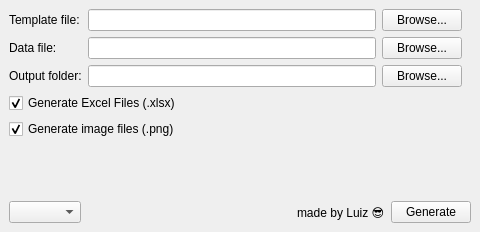
<?xml version="1.0" encoding="UTF-8"?>
<ui version="4.0">
 <class>MainWindow</class>
 <widget class="QMainWindow" name="MainWindow">
  <property name="geometry">
   <rect>
    <x>0</x>
    <y>0</y>
    <width>480</width>
    <height>232</height>
   </rect>
  </property>
  <property name="windowTitle">
   <string>D2E2I</string>
  </property>
  <widget class="QWidget" name="centralwidget">
   <layout class="QVBoxLayout" name="verticalLayout">
    <item>
     <layout class="QFormLayout" name="options1Layout">
      <property name="rightMargin">
       <number>9</number>
      </property>
      <item row="0" column="0">
       <widget class="QLabel" name="templateFileLabel">
        <property name="text">
         <string>Template file:</string>
        </property>
        <property name="buddy">
         <cstring>templateFileSelectEdit</cstring>
        </property>
       </widget>
      </item>
      <item row="0" column="1">
       <layout class="QHBoxLayout" name="templateFileSelectLayout">
        <item>
         <widget class="QLineEdit" name="templateFileSelectEdit">
          <property name="baseSize">
           <size>
            <width>999</width>
            <height>0</height>
           </size>
          </property>
         </widget>
        </item>
        <item>
         <widget class="QPushButton" name="templateFileSelectButton">
          <property name="text">
           <string>Browse...</string>
          </property>
         </widget>
        </item>
       </layout>
      </item>
      <item row="1" column="0">
       <widget class="QLabel" name="dataFileLabel">
        <property name="text">
         <string>Data file:</string>
        </property>
        <property name="buddy">
         <cstring>dataFileSelectEdit</cstring>
        </property>
       </widget>
      </item>
      <item row="1" column="1">
       <layout class="QHBoxLayout" name="dataFileSelectLayout">
        <item>
         <widget class="QLineEdit" name="dataFileSelectEdit"/>
        </item>
        <item>
         <widget class="QPushButton" name="dataFileSelectButton">
          <property name="text">
           <string>Browse...</string>
          </property>
         </widget>
        </item>
       </layout>
      </item>
      <item row="2" column="0">
       <widget class="QLabel" name="outputFolderLabel">
        <property name="text">
         <string>Output folder:</string>
        </property>
       </widget>
      </item>
      <item row="2" column="1">
       <layout class="QHBoxLayout" name="outputFolderSelectLayout">
        <item>
         <widget class="QLineEdit" name="outputFolderSelectEdit"/>
        </item>
        <item>
         <widget class="QPushButton" name="outputFolderSelectButton">
          <property name="text">
           <string>Browse...</string>
          </property>
         </widget>
        </item>
       </layout>
      </item>
     </layout>
    </item>
    <item>
     <layout class="QVBoxLayout" name="options2Layout">
      <item>
       <widget class="QCheckBox" name="generateExcelCheck">
        <property name="enabled">
         <bool>true</bool>
        </property>
        <property name="text">
         <string>Generate Excel Files (.xlsx)</string>
        </property>
        <property name="checked">
         <bool>true</bool>
        </property>
        <property name="tristate">
         <bool>false</bool>
        </property>
       </widget>
      </item>
      <item>
       <widget class="QCheckBox" name="generateImageCheck">
        <property name="text">
         <string>Generate image files (.png)</string>
        </property>
        <property name="checked">
         <bool>true</bool>
        </property>
        <property name="autoExclusive">
         <bool>false</bool>
        </property>
       </widget>
      </item>
     </layout>
    </item>
    <item>
     <spacer name="_verticalSpacer">
      <property name="orientation">
       <enum>Qt::Vertical</enum>
      </property>
      <property name="sizeHint" stdset="0">
       <size>
        <width>20</width>
        <height>40</height>
       </size>
      </property>
     </spacer>
    </item>
    <item>
     <layout class="QHBoxLayout" name="bottomLayout">
      <item>
       <widget class="QComboBox" name="languageCombo">
        <property name="sizeAdjustPolicy">
         <enum>QComboBox::AdjustToContents</enum>
        </property>
       </widget>
      </item>
      <item>
       <spacer name="_horizontalSpacer">
        <property name="orientation">
         <enum>Qt::Horizontal</enum>
        </property>
        <property name="sizeHint" stdset="0">
         <size>
          <width>40</width>
          <height>20</height>
         </size>
        </property>
       </spacer>
      </item>
      <item>
       <widget class="QLabel" name="generateLabel">
        <property name="text">
         <string>made by Luiz 😎</string>
        </property>
       </widget>
      </item>
      <item>
       <widget class="QPushButton" name="generateButton">
        <property name="text">
         <string>Generate</string>
        </property>
       </widget>
      </item>
     </layout>
    </item>
   </layout>
  </widget>
 </widget>
 <resources/>
 <connections/>
</ui>
